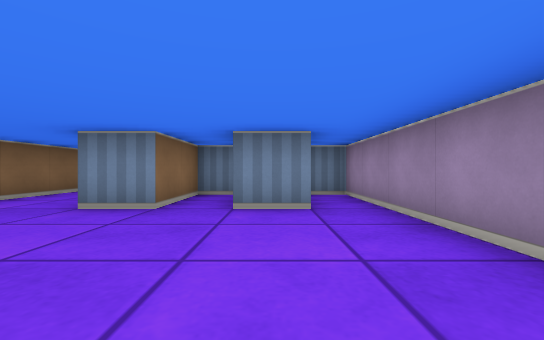
[1] (above)

12 first-person views from a walk through a cub3D maze. The camera is about half as high as the walls, looks level and sees 90° across. The floor is counted in squares. Each view is taken from the middle of a square. On the plan, view 1 faces up. The plan holds only what a view shows up to about 9 squares ahead; the rest is blank.

[2]
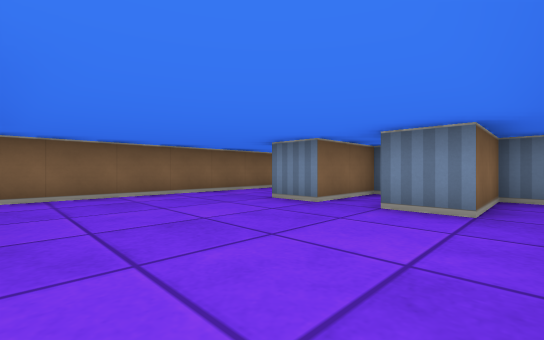

[3]
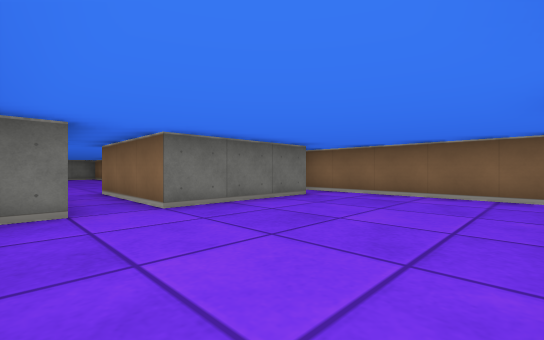

[4]
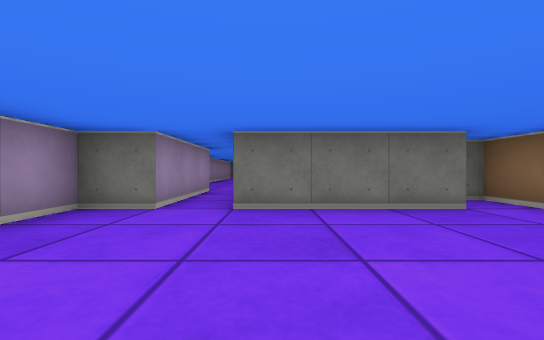

[5]
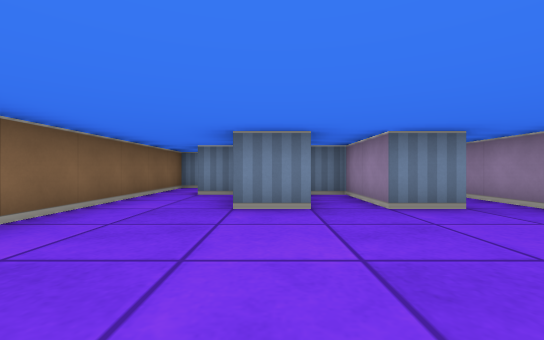

[6]
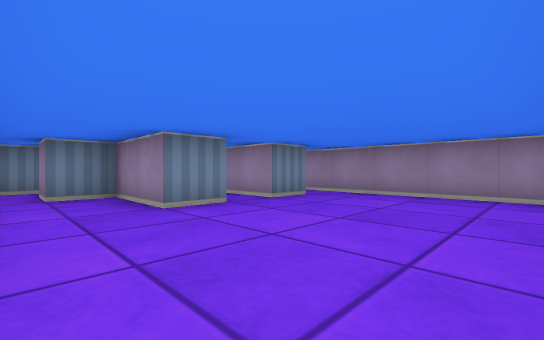

[7]
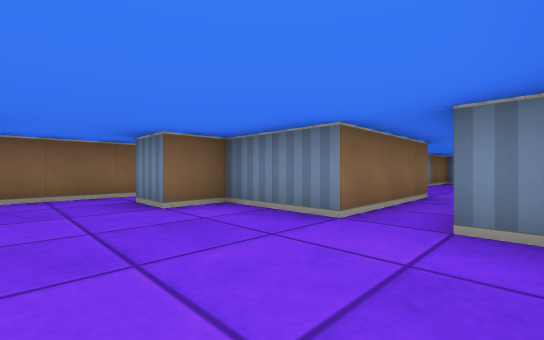

[8]
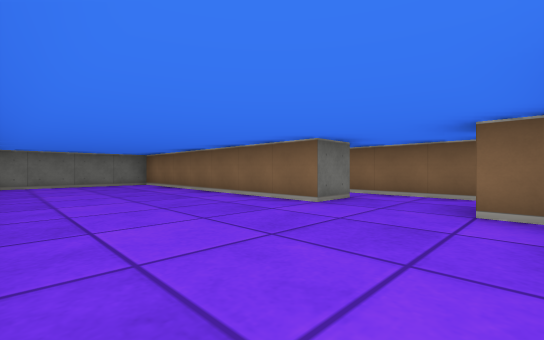

[9]
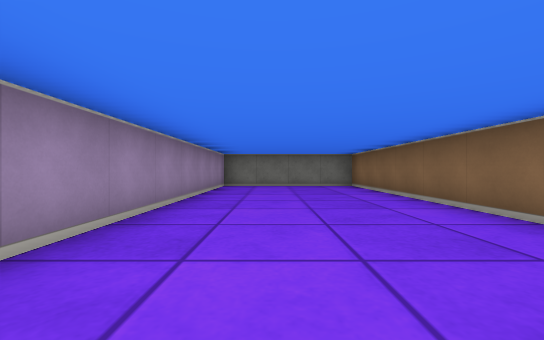

[10]
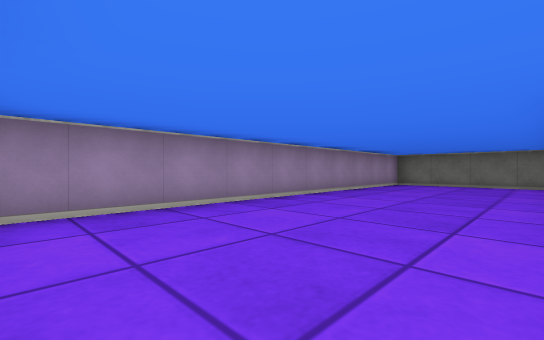

[11]
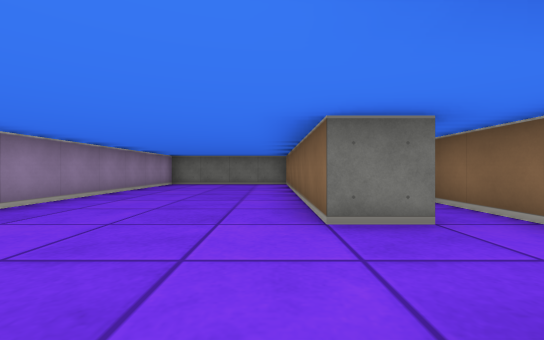

[12]
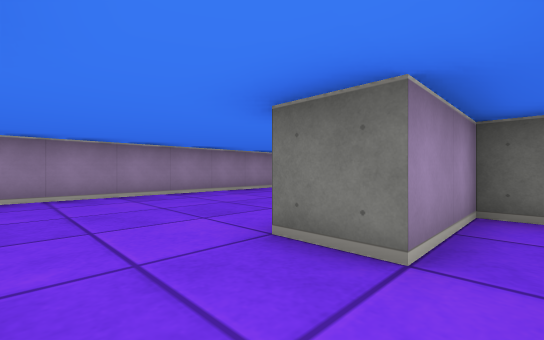

### Floor plan
Points are (right, up) in squares from view 1. A wall is a line through its corners. A room is listed if a view was taken in it or the views show most of it. See-through windows are left out.
Room 1 (views 1, 2, 3, 4, 5, 6)
walls: (-3.6, -0.5) (-0.5, -0.5) (-0.5, -3.5); (-4.5, 5.5) (-4.5, -1.5); (0.5, -3.5) (0.5, -0.5) (1.5, -0.5) (1.5, 5.5) (0.5, 5.5) (0.5, 3.5) (-0.5, 3.5) (-0.5, 5.5) (-1.5, 5.5) (-1.5, 3.5) (-2.5, 3.5) (-2.5, 5.5) (-3.5, 5.5)
ways out: opening at (0, -3) to room 2; opening at (-4, 5)
Room 2 (views 7, 8, 9, 10, 11)
walls: (-3.5, -6.5) (-2.5, -6.5) (-2.5, -13.5) (1.5, -13.5) (1.5, -4); (-0.5, -3.5) (-2.5, -3.5) (-2.5, -4.5) (-3.5, -4.5); (1, -3.5) (0.5, -3.5)
ways out: opening at (0, -3) to room 1; opening at (-3, -5.5) to room 3
Room 3 (view 12)
walls: (-4.5, -4.1) (-4.5, -8.2); (-4, -8.5) (-3.5, -8.5) (-3.5, -6.5)
ways out: opening at (-3, -5.5) to room 2

Where each view was taken, in squares from view 1:
view 1: 0 up, 0 right, facing up
view 2: 0 up, 1 right, facing up-left
view 3: 3 up, 1 right, facing down-left
view 4: 3 up, 1 left, facing down
view 5: 0 up, 2 left, facing up
view 6: 0 up, 4 left, facing up-right
view 7: 6 down, 1 right, facing up-left
view 8: 4 down, 1 right, facing down-left
view 9: 5 down, 0 right, facing down
view 10: 4 down, 2 left, facing down-right
view 11: 4 down, 2 left, facing down
view 12: 5 down, 4 left, facing down-right
